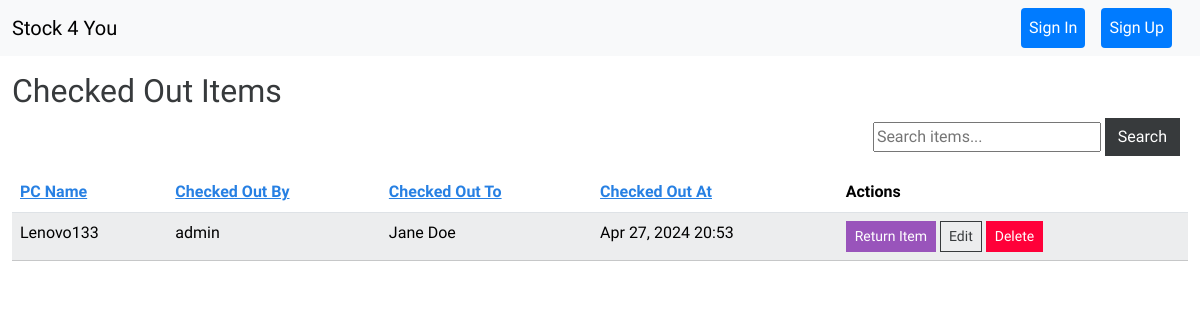
Page /checked-out/ on the committed database.
### inventory/models.py (models this page shows, shortened)
class Checkout(models.Model):
    item = models.ForeignKey(InventoryItem, on_delete=models.CASCADE, related_name='checkouts')
    user = models.ForeignKey(User, on_delete=models.SET_NULL, null=True, related_name='checkouts')
    checked_out_at = models.DateTimeField(auto_now_add=True)
    checked_out_by = models.ForeignKey(User, on_delete=models.SET_NULL, null=True, related_name='checked_out_by')
    checked_out_to = models.ForeignKey(Person, on_delete=models.SET_NULL, null=True, related_name='checked_out_to')
    returned = models.BooleanField(default=False)

class InventoryItem(models.Model):
    pc_name = models.CharField(max_length=255)
    domain_user = models.CharField(max_length=200, blank=True, null=True)
    user = models.ForeignKey(User, on_delete=models.CASCADE)
    notes = models.TextField(blank=True, default='')
    barcode = models.CharField(max_length=100, null=True, blank=True)
    department = models.ForeignKey(Department, on_delete=models.SET_NULL, null=True, blank=True)
    device_type = models.CharField(max_length=50, default='Laptop')
    category = models.ForeignKey(Category, on_delete=models.CASCADE, null=True)
    costs = models.DecimalField(max_digits=8, decimal_places=2, default=0.00)
    new_computer = models.BooleanField(default=False)
    date_delivered = models.DateTimeField(blank=True, null=True, default=timezone.now)
    is_computer = models.BooleanField(default=False)
    has_dock = models.BooleanField(default=False)
    has_lcd = models.BooleanField(default=False)
    has_lcd2 = models.BooleanField(default=False)
    has_stand = models.BooleanField(default=False)
    has_keyboard = models.BooleanField(default=False)
    has_cd = models.BooleanField(default=False)
    serial_number = models.CharField(max_length=200)
    model_number = models.CharField(max_length=200)
    supplier = models.ForeignKey(Supplier, on_delete=models.SET_NULL, null=True)
    is_checked_out = models.BooleanField(default=False)
    last_checked_out_by = models.ForeignKey(User, related_name='last_checked_out_items', on_delete=models.SET_NULL, null=True, blank=True)
    last_checked_out_at = models.DateTimeField(null=True, blank=True)
    class Meta:
        permissions = [
            ("can_checkout_items", "Can check out items"),
        ]

class Person(models.Model):
    first_name = models.CharField(max_length=100)
    last_name = models.CharField(max_length=100)
    other_identifier = models.CharField(max_length=100, blank=True, null=True)

### inventory/views.py (the view, shortened to what this page needs)
# urls.py: path('checked-out/', checked_out_items, name='checked-out-items'),
def checked_out_items(request):
    search_query = request.GET.get('search', '')
    sort_order = request.GET.get('order', 'asc')
    sort_by = request.GET.get('sort', 'checked_out_at')
    checkouts = Checkout.objects.filter(returned=False)
    if sort_order == 'desc':
        sort_by = f'-{sort_by}'
    checkouts = checkouts.order_by(sort_by)
    return render(request, 'inventory/checked_out_items.html', {
        'checkouts': checkouts,
        'search_query': search_query,
        'next_sort_order': 'desc' if sort_order == 'asc' else 'asc'
    })

### inventory/templates/inventory/checked_out_items.html (shortened to what this page needs)
{% extends 'inventory/base.html' %}
{% load crispy_forms_tags %}
{% block content %}
<div class="container-fluid mt-3">
    <h2>Checked Out Items</h2>
    {% if checkouts.exists %}
    <div class="d-flex justify-content-end mb-3">
        <form method="GET" action="{% url 'checked-out-items' %}" class="me-2">
            <input type="text" name="search" placeholder="Search items..." value="{{ search_query }}">
            <button type="submit" class="btn btn-secondary">Search</button>
        </form>
    </div>
    <table class="table table-hover table-striped">
        <thead>
            <tr>
                <th scope="col"><a href="?sort=pc_name&order={{ next_sort_order }}">PC Name</a></th>
                <th><a href="?sort=checked_out_by&order={{ next_sort_order }}">Checked Out By</a></th>
                <th><a href="?sort=checked_out_to&order={{ next_sort_order }}">Checked Out To</a></th>
                <th><a href="?sort=checked_out_at&order={{ next_sort_order }}">Checked Out At</a></th>
                <th>Actions</th>
            </tr>
        </thead>
        <tbody>
            {% for checkout in checkouts %}
            <tr class="table-light">
                <td>{{ checkout.item.pc_name }}</td>
                <td>{{ checkout.checked_out_by.username }}</td>
                <td>{{ checkout.checked_out_to.first_name }} {{ checkout.checked_out_to.last_name }}</td>
                <td>{{ checkout.checked_out_at|date:"M d, Y H:i" }}</td>
                <td>
                    <a href="{% url 'return_item' checkout.item.id %}" class="btn btn-info btn-sm">Return Item</a>
                    <a href="{% url 'edit-item' checkout.item.id %}" class="btn btn-outline-secondary btn-sm">Edit</a>
                    <a href="{% url 'delete-item' checkout.item.id %}" class="btn btn-danger btn-sm" onclick="return confirm('Are you sure you want to delete this item?');">Delete</a>
                </td>
            </tr>
            {% endfor %}
        </tbody>
    </table>
    {% else %}
    <div class="alert alert-info">No items are currently checked out.</div>
    {% endif %}
</div>
{% endblock %}

### rows in the picture
Checkout: item.pc_name "Lenovo133", checked_out_by.username "admin", checked_out_to.first_name "Jane", checked_out_to.last_name "Doe", checked_out_at "Apr 27, 2024 20:53"
